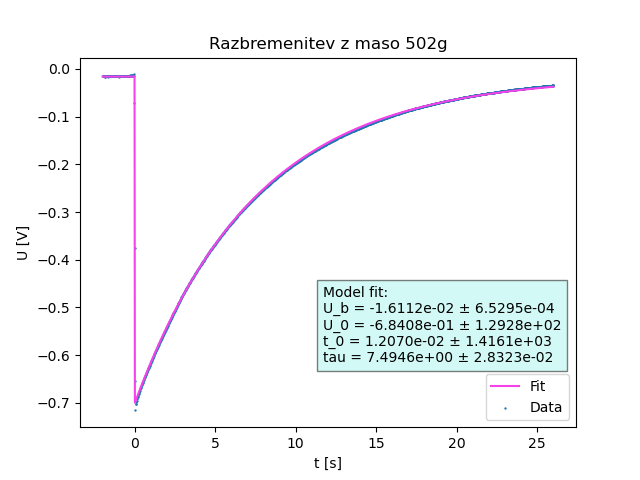

Reproduce this figure in Python.
import matplotlib.pyplot as plt
import numpy as np
from scipy.optimize import curve_fit


def theta(t, t_0):
    if t.all() >= t_0:
        return 1
    else:
        return 0


def theoreticalfit(t, u_b, u_0, t_0, tau, s=1):
    return u_b + s * u_0 * np.exp(-(t - t_0) / tau) * np.heaviside(t-t_0, 1)


x = np.genfromtxt("SDS00004.txt", usecols=0)
y = np.genfromtxt("SDS00004.txt", usecols=1)

fig, ax = plt.subplots()
fitpar, fitcov = curve_fit(theoreticalfit, xdata=x, ydata=y, p0=[0, 0, -0, 7.6])
yfit = theoreticalfit(x, fitpar[0], fitpar[1], fitpar[2], fitpar[3])
perr = np.sqrt(np.diag(fitcov))
print(perr)
fittext= "Model fit:\nU_b = {} ± {}\nU_0 = {} ± {}\nt_0 = {} ± {}\ntau = {} ± {}".format(format(fitpar[0], ".4e"), format(fitcov[0][0]**0.5, ".4e"),
                                                                                                   format(fitpar[1], ".4e"), format(fitcov[1][1]**0.5, ".4e"),
                                                                                                   format(fitpar[2], ".4e"), format(fitcov[2][2]**0.5, ".4e"),
                                                                                                   format(fitpar[3], ".4e"), format(fitcov[3][3]**0.5, ".4e"))

plt.scatter(x, y, s=0.5, label="Data")
plt.plot(x, yfit, c="#f542e9", label="Fit")


plt.title("Razbremenitev z maso 502g")
plt.xlabel("t [s]")
plt.ylabel("U [V]")
plt.text(0.49, 0.275, fittext, ha="left", va="center", size=10, transform=ax.transAxes, bbox=dict(facecolor="#a9f5ee", alpha=0.5))
plt.legend(loc=0)
plt.show()
